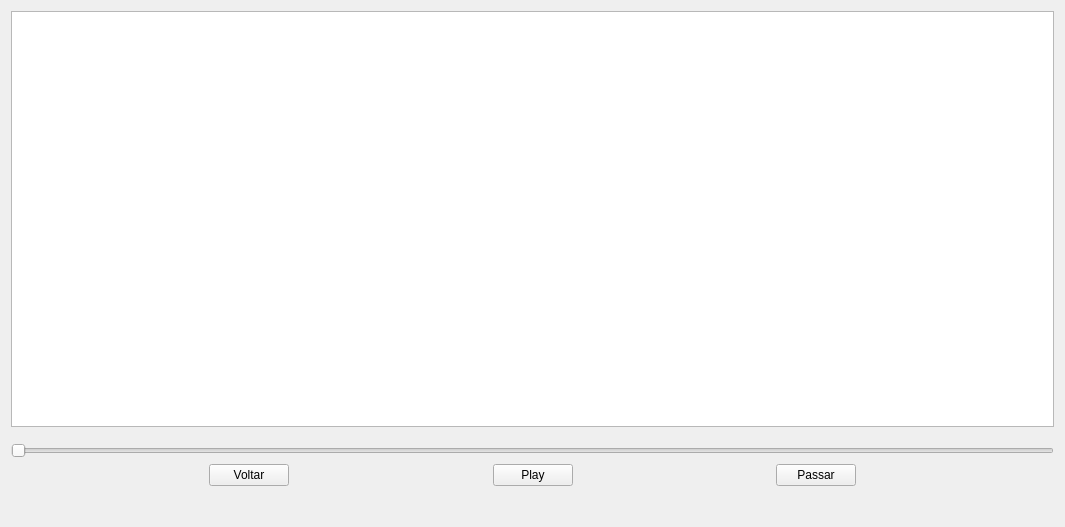
<?xml version="1.0" encoding="UTF-8"?>

<ui version="4.0">

 <class>Reprodutor</class>

 <widget class="QWidget" name="Reprodutor">

  <property name="geometry">

   <rect>

    <x>0</x>

    <y>0</y>

    <width>1065</width>

    <height>527</height>

   </rect>

  </property>

  <layout class="QGridLayout" name="gridLayout_7">

   <item row="4" column="0">

    <widget class="QSlider" name="horizontalSlider">

     <property name="sizePolicy">

      <sizepolicy hsizetype="Expanding" vsizetype="Fixed">

       <horstretch>0</horstretch>

       <verstretch>0</verstretch>

      </sizepolicy>

     </property>

     <property name="orientation">

      <enum>Qt::Horizontal</enum>

     </property>

    </widget>

   </item>

   <item row="5" column="0">

    <layout class="QHBoxLayout" name="horizontalLayout">

     <item>

      <spacer name="horizontalSpacer_5">

       <property name="orientation">

        <enum>Qt::Horizontal</enum>

       </property>

       <property name="sizeHint" stdset="0">

        <size>

         <width>40</width>

         <height>20</height>

        </size>

       </property>

      </spacer>

     </item>

     <item>

      <widget class="QPushButton" name="pushButton_voltarVideo">

       <property name="text">

        <string>Voltar</string>

       </property>

      </widget>

     </item>

     <item>

      <spacer name="horizontalSpacer_8">

       <property name="orientation">

        <enum>Qt::Horizontal</enum>

       </property>

       <property name="sizeHint" stdset="0">

        <size>

         <width>40</width>

         <height>20</height>

        </size>

       </property>

      </spacer>

     </item>

     <item>

      <widget class="QPushButton" name="pushButton_video_tocar">

       <property name="text">

        <string>Play</string>

       </property>

      </widget>

     </item>

     <item>

      <spacer name="horizontalSpacer_7">

       <property name="orientation">

        <enum>Qt::Horizontal</enum>

       </property>

       <property name="sizeHint" stdset="0">

        <size>

         <width>40</width>

         <height>20</height>

        </size>

       </property>

      </spacer>

     </item>

     <item>

      <widget class="QPushButton" name="pushButton_passarVideo">

       <property name="text">

        <string>Passar</string>

       </property>

      </widget>

     </item>

     <item>

      <spacer name="horizontalSpacer_9">

       <property name="orientation">

        <enum>Qt::Horizontal</enum>

       </property>

       <property name="sizeHint" stdset="0">

        <size>

         <width>40</width>

         <height>20</height>

        </size>

       </property>

      </spacer>

     </item>

    </layout>

   </item>

   <item row="6" column="0">

    <spacer name="verticalSpacer_6">

     <property name="orientation">

      <enum>Qt::Vertical</enum>

     </property>

     <property name="sizeType">

      <enum>QSizePolicy::Minimum</enum>

     </property>

     <property name="sizeHint" stdset="0">

      <size>

       <width>20</width>

       <height>30</height>

      </size>

     </property>

    </spacer>

   </item>

   <item row="2" column="0">

    <spacer name="verticalSpacer_8">

     <property name="orientation">

      <enum>Qt::Vertical</enum>

     </property>

     <property name="sizeType">

      <enum>QSizePolicy::Minimum</enum>

     </property>

     <property name="sizeHint" stdset="0">

      <size>

       <width>20</width>

       <height>10</height>

      </size>

     </property>

    </spacer>

   </item>

   <item row="1" column="0">

    <widget class="QGraphicsView" name="graficosVideo">

     <property name="minimumSize">

      <size>

       <width>550</width>

       <height>350</height>

      </size>

     </property>

    </widget>

   </item>

  </layout>

 </widget>

 <resources/>

 <connections/>

</ui>
